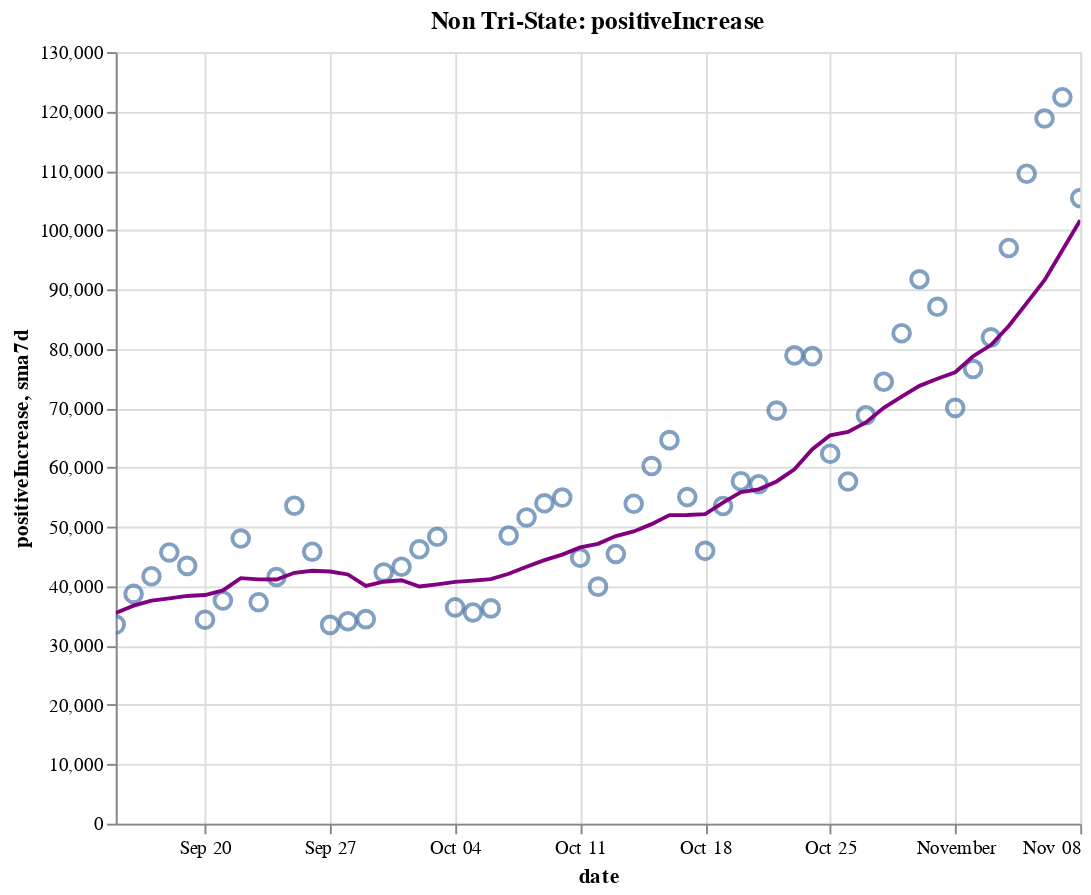

Notebook source saved alongside this figure:
### Code cell
create_plot(non_tristate, 'positiveIncrease')

### Figure 1 — Vega-Lite specification as saved in the notebook (floating-point values rounded to 4 significant figures)
{"config": {"view": {"continuousWidth": 400, "continuousHeight": 300}}, "layer": [{"layer": [{"mark": {"type": "point", "size": 75}, "encoding": {"tooltip": [{"type": "temporal", "field": "date"}, {"type": "quantitative", "field": "positiveIncrease"}, {"type": "quantitative", "field": "sma7d"}], "x": {"type": "temporal", "field": "date"}, "y": {"type": "quantitative", "field": "positiveIncrease"}}, "selection": {"selector014": {"type": "interval", "bind": "scales", "encodings": ["x", "y"]}}}, {"mark": {"type": "line", "color": "purple"}, "encoding": {"x": {"type": "temporal", "field": "date"}, "y": {"type": "quantitative", "field": "sma7d"}}}]}, {"mark": {"type": "rule", "color": "#aaa"}, "encoding": {"x": {"type": "temporal", "field": "date"}}, "transform": [{"filter": {"selection": "selector013"}}]}, {"mark": "circle", "encoding": {"opacity": {"condition": {"value": 1, "selection": "selector013"}, "value": 0}, "tooltip": [{"type": "temporal", "field": "date"}, {"type": "quantitative", "field": "positiveIncrease"}, {"type": "quantitative", "field": "sma7d"}], "x": {"type": "temporal", "field": "date"}, "y": {"type": "quantitative", "field": "positiveIncrease"}}, "selection": {"selector013": {"type": "single", "encodings": ["x"], "on": "mouseover", "nearest": true, "empty": "none"}}}, {"mark": {"type": "text", "align": "left", "dx": 5, "dy": -5, "stroke": "white", "strokeWidth": 2}, "encoding": {"text": {"type": "quantitative", "field": "positiveIncrease"}, "tooltip": [{"type": "temporal", "field": "date"}, {"type": "quantitative", "field": "positiveIncrease"}, {"type": "quantitative", "field": "sma7d"}], "x": {"type": "temporal", "field": "date"}, "y": {"type": "quantitative", "field": "positiveIncrease"}}, "transform": [{"filter": {"selection": "selector013"}}]}, {"mark": {"type": "text", "align": "left", "dx": 5, "dy": -5}, "encoding": {"text": {"type": "quantitative", "field": "positiveIncrease"}, "tooltip": [{"type": "temporal", "field": "date"}, {"type": "quantitative", "field": "positiveIncrease"}, {"type": "quantitative", "field": "sma7d"}], "x": {"type": "temporal", "field": "date"}, "y": {"type": "quantitative", "field": "positiveIncrease"}}, "transform": [{"filter": {"selection": "selector013"}}]}], "data": {"name": "data-11fdbf0c51ed67774931fce946d3f78d"}, "height": 400, "title": "Non Tri-State: positiveIncrease", "width": 500, "$schema": "https://vega.github.io/schema/vega-lite/v4.8.1.json", "datasets": {"data-11fdbf0c51ed67774931fce946d3f78d": [{"date": "2020-09-15T00:00:00", "totalTestResultsIncrease": 705800.0, "positiveIncrease": 33540.0, "death": 141700.0, "deathIncrease": 1011.0, "positiveRate": 0.048, "state": "Non Tri-State", "sma7d": 35500.0}, {"date": "2020-09-16T00:00:00", "totalTestResultsIncrease": 725200.0, "positiveIncrease": 38710.0, "death": 142900.0, "deathIncrease": 1184.0, "positiveRate": 0.053, "state": "Non Tri-State", "sma7d": 36740.0}, {"date": "2020-09-17T00:00:00", "totalTestResultsIncrease": 827900.0, "positiveIncrease": 41690.0, "death": 143700.0, "deathIncrease": 856.0, "positiveRate": 0.05, "state": "Non Tri-State", "sma7d": 37580.0}, {"date": "2020-09-18T00:00:00", "totalTestResultsIncrease": 963400.0, "positiveIncrease": 45700.0, "death": 144600.0, "deathIncrease": 883.0, "positiveRate": 0.047, "state": "Non Tri-State", "sma7d": 37950.0}, {"date": "2020-09-19T00:00:00", "totalTestResultsIncrease": 1065000.0, "positiveIncrease": 43440.0, "death": 145300.0, "deathIncrease": 735.0, "positiveRate": 0.041, "state": "Non Tri-State", "sma7d": 38370.0}, {"date": "2020-09-20T00:00:00", "totalTestResultsIncrease": 817600.0, "positiveIncrease": 34370.0, "death": 145600.0, "deathIncrease": 322.0, "positiveRate": 0.042, "state": "Non Tri-State", "sma7d": 38520.0}, {"date": "2020-09-21T00:00:00", "totalTestResultsIncrease": 670700.0, "positiveIncrease": 37600.0, "death": 145900.0, "deathIncrease": 281.0, "positiveRate": 0.056, "state": "Non Tri-State", "sma7d": 39290.0}, {"date": "2020-09-22T00:00:00", "totalTestResultsIncrease": 710300.0, "positiveIncrease": 48040.0, "death": 146800.0, "deathIncrease": 842.0, "positiveRate": 0.068, "state": "Non Tri-State", "sma7d": 41360.0}, {"date": "2020-09-23T00:00:00", "totalTestResultsIncrease": 904300.0, "positiveIncrease": 37320.0, "death": 147900.0, "deathIncrease": 1145.0, "positiveRate": 0.041, "state": "Non Tri-State", "sma7d": 41170.0}, {"date": "2020-09-24T00:00:00", "totalTestResultsIncrease": 900000.0, "positiveIncrease": 41570.0, "death": 148800.0, "deathIncrease": 908.0, "positiveRate": 0.046, "state": "Non Tri-State", "sma7d": 41150.0}, {"date": "2020-09-25T00:00:00", "totalTestResultsIncrease": 977000.0, "positiveIncrease": 53570.0, "death": 149700.0, "deathIncrease": 829.0, "positiveRate": 0.055, "state": "Non Tri-State", "sma7d": 42270.0}, {"date": "2020-09-26T00:00:00", "totalTestResultsIncrease": 989400.0, "positiveIncrease": 45820.0, "death": 150500.0, "deathIncrease": 859.0, "positiveRate": 0.046, "state": "Non Tri-State", "sma7d": 42610.0}, {"date": "2020-09-27T00:00:00", "totalTestResultsIncrease": 820100.0, "positiveIncrease": 33500.0, "death": 150800.0, "deathIncrease": 295.0, "positiveRate": 0.041, "state": "Non Tri-State", "sma7d": 42490.0}, {"date": "2020-09-28T00:00:00", "totalTestResultsIncrease": 1006000.0, "positiveIncrease": 34100.0, "death": 151100.0, "deathIncrease": 245.0, "positiveRate": 0.034, "state": "Non Tri-State", "sma7d": 41990.0}, {"date": "2020-09-29T00:00:00", "totalTestResultsIncrease": 815000.0, "positiveIncrease": 34460.0, "death": 151800.0, "deathIncrease": 725.0, "positiveRate": 0.042, "state": "Non Tri-State", "sma7d": 40050.0}, {"date": "2020-09-30T00:00:00", "totalTestResultsIncrease": 747700.0, "positiveIncrease": 42330.0, "death": 152800.0, "deathIncrease": 1040.0, "positiveRate": 0.057, "state": "Non Tri-State", "sma7d": 40760.0}, {"date": "2020-10-01T00:00:00", "totalTestResultsIncrease": 878000.0, "positiveIncrease": 43290.0, "death": 153600.0, "deathIncrease": 832.0, "positiveRate": 0.049, "state": "Non Tri-State", "sma7d": 41010.0}, {"date": "2020-10-02T00:00:00", "totalTestResultsIncrease": 991700.0, "positiveIncrease": 46240.0, "death": 154500.0, "deathIncrease": 822.0, "positiveRate": 0.047, "state": "Non Tri-State", "sma7d": 39960.0}, {"date": "2020-10-03T00:00:00", "totalTestResultsIncrease": 964800.0, "positiveIncrease": 48330.0, "death": 155200.0, "deathIncrease": 729.0, "positiveRate": 0.05, "state": "Non Tri-State", "sma7d": 40320.0}, {"date": "2020-10-04T00:00:00", "totalTestResultsIncrease": 857600.0, "positiveIncrease": 36440.0, "death": 155500.0, "deathIncrease": 348.0, "positiveRate": 0.042, "state": "Non Tri-State", "sma7d": 40740.0}, {"date": "2020-10-05T00:00:00", "totalTestResultsIncrease": 839900.0, "positiveIncrease": 35590.0, "death": 155900.0, "deathIncrease": 312.0, "positiveRate": 0.042, "state": "Non Tri-State", "sma7d": 40960.0}, {"date": "2020-10-06T00:00:00", "totalTestResultsIncrease": 792300.0, "positiveIncrease": 36270.0, "death": 156500.0, "deathIncrease": 612.0, "positiveRate": 0.046, "state": "Non Tri-State", "sma7d": 41210.0}, {"date": "2020-10-07T00:00:00", "totalTestResultsIncrease": 834500.0, "positiveIncrease": 48560.0, "death": 157400.0, "deathIncrease": 901.0, "positiveRate": 0.058, "state": "Non Tri-State", "sma7d": 42100.0}, {"date": "2020-10-08T00:00:00", "totalTestResultsIncrease": 915600.0, "positiveIncrease": 51600.0, "death": 158300.0, "deathIncrease": 963.0, "positiveRate": 0.056, "state": "Non Tri-State", "sma7d": 43290.0}, {"date": "2020-10-09T00:00:00", "totalTestResultsIncrease": 1008000.0, "positiveIncrease": 53980.0, "death": 159200.0, "deathIncrease": 880.0, "positiveRate": 0.054, "state": "Non Tri-State", "sma7d": 44400.0}, {"date": "2020-10-10T00:00:00", "totalTestResultsIncrease": 1078000.0, "positiveIncrease": 54940.0, "death": 159900.0, "deathIncrease": 650.0, "positiveRate": 0.051, "state": "Non Tri-State", "sma7d": 45340.0}, {"date": "2020-10-11T00:00:00", "totalTestResultsIncrease": 964200.0, "positiveIncrease": 44810.0, "death": 160300.0, "deathIncrease": 458.0, "positiveRate": 0.046, "state": "Non Tri-State", "sma7d": 46540.0}, {"date": "2020-10-12T00:00:00", "totalTestResultsIncrease": 815000.0, "positiveIncrease": 39940.0, "death": 160600.0, "deathIncrease": 271.0, "positiveRate": 0.049, "state": "Non Tri-State", "sma7d": 47160.0}, {"date": "2020-10-13T00:00:00", "totalTestResultsIncrease": 927400.0, "positiveIncrease": 45450.0, "death": 161300.0, "deathIncrease": 671.0, "positiveRate": 0.049, "state": "Non Tri-State", "sma7d": 48470.0}, {"date": "2020-10-14T00:00:00", "totalTestResultsIncrease": 857000.0, "positiveIncrease": 53900.0, "death": 162100.0, "deathIncrease": 791.0, "positiveRate": 0.063, "state": "Non Tri-State", "sma7d": 49230.0}, {"date": "2020-10-15T00:00:00", "totalTestResultsIncrease": 919700.0, "positiveIncrease": 60250.0, "death": 163000.0, "deathIncrease": 929.0, "positiveRate": 0.066, "state": "Non Tri-State", "sma7d": 50470.0}, {"date": "2020-10-16T00:00:00", "totalTestResultsIncrease": 1030000.0, "positiveIncrease": 64620.0, "death": 163800.0, "deathIncrease": 860.0, "positiveRate": 0.063, "state": "Non Tri-State", "sma7d": 51990.0}, {"date": "2020-10-17T00:00:00", "totalTestResultsIncrease": 1101000.0, "positiveIncrease": 55030.0, "death": 164600.0, "deathIncrease": 769.0, "positiveRate": 0.05, "state": "Non Tri-State", "sma7d": 52000.0}, {"date": "2020-10-18T00:00:00", "totalTestResultsIncrease": 924000.0, "positiveIncrease": 45970.0, "death": 165000.0, "deathIncrease": 379.0, "positiveRate": 0.05, "state": "Non Tri-State", "sma7d": 52170.0}, {"date": "2020-10-19T00:00:00", "totalTestResultsIncrease": 898100.0, "positiveIncrease": 53520.0, "death": 165400.0, "deathIncrease": 426.0, "positiveRate": 0.06, "state": "Non Tri-State", "sma7d": 54110.0}, {"date": "2020-10-20T00:00:00", "totalTestResultsIncrease": 825900.0, "positiveIncrease": 57690.0, "death": 166200.0, "deathIncrease": 801.0, "positiveRate": 0.07, "state": "Non Tri-State", "sma7d": 55850.0}, {"date": "2020-10-21T00:00:00", "totalTestResultsIncrease": 770100.0, "positiveIncrease": 57180.0, "death": 167200.0, "deathIncrease": 991.0, "positiveRate": 0.074, "state": "Non Tri-State", "sma7d": 56320.0}, {"date": "2020-10-22T00:00:00", "totalTestResultsIncrease": 1028000.0, "positiveIncrease": 69600.0, "death": 168300.0, "deathIncrease": 1108.0, "positiveRate": 0.068, "state": "Non Tri-State", "sma7d": 57660.0}, {"date": "2020-10-23T00:00:00", "totalTestResultsIncrease": 1173000.0, "positiveIncrease": 78900.0, "death": 169200.0, "deathIncrease": 888.0, "positiveRate": 0.067, "state": "Non Tri-State", "sma7d": 59700.0}, {"date": "2020-10-24T00:00:00", "totalTestResultsIncrease": 1162000.0, "positiveIncrease": 78780.0, "death": 170100.0, "deathIncrease": 869.0, "positiveRate": 0.068, "state": "Non Tri-State", "sma7d": 63090.0}, {"date": "2020-10-25T00:00:00", "totalTestResultsIncrease": 1025000.0, "positiveIncrease": 62330.0, "death": 170400.0, "deathIncrease": 361.0, "positiveRate": 0.061, "state": "Non Tri-State", "sma7d": 65430.0}, {"date": "2020-10-26T00:00:00", "totalTestResultsIncrease": 957700.0, "positiveIncrease": 57650.0, "death": 170800.0, "deathIncrease": 358.0, "positiveRate": 0.06, "state": "Non Tri-State", "sma7d": 66020.0}, {"date": "2020-10-27T00:00:00", "totalTestResultsIncrease": 926400.0, "positiveIncrease": 68820.0, "death": 171700.0, "deathIncrease": 895.0, "positiveRate": 0.074, "state": "Non Tri-State", "sma7d": 67610.0}, {"date": "2020-10-28T00:00:00", "totalTestResultsIncrease": 902800.0, "positiveIncrease": 74450.0, "death": 172700.0, "deathIncrease": 983.0, "positiveRate": 0.082, "state": "Non Tri-State", "sma7d": 70070.0}, {"date": "2020-10-29T00:00:00", "totalTestResultsIncrease": 1085000.0, "positiveIncrease": 82620.0, "death": 173700.0, "deathIncrease": 1017.0, "positiveRate": 0.076, "state": "Non Tri-State", "sma7d": 71940.0}, {"date": "2020-10-30T00:00:00", "totalTestResultsIncrease": 1182000.0, "positiveIncrease": 91720.0, "death": 174600.0, "deathIncrease": 907.0, "positiveRate": 0.078, "state": "Non Tri-State", "sma7d": 73770.0}, {"date": "2020-10-31T00:00:00", "totalTestResultsIncrease": 1155000.0, "positiveIncrease": 87080.0, "death": 175500.0, "deathIncrease": 949.0, "positiveRate": 0.075, "state": "Non Tri-State", "sma7d": 74950.0}, {"date": "2020-11-01T00:00:00", "totalTestResultsIncrease": 988900.0, "positiveIncrease": 70050.0, "death": 175900.0, "deathIncrease": 370.0, "positiveRate": 0.071, "state": "Non Tri-State", "sma7d": 76060.0}, {"date": "2020-11-02T00:00:00", "totalTestResultsIncrease": 1089000.0, "positiveIncrease": 76600.0, "death": 176400.0, "deathIncrease": 448.0, "positiveRate": 0.07, "state": "Non Tri-State", "sma7d": 78760.0}, {"date": "2020-11-03T00:00:00", "totalTestResultsIncrease": 953100.0, "positiveIncrease": 81930.0, "death": 177900.0, "deathIncrease": 1496.0, "positiveRate": 0.086, "state": "Non Tri-State", "sma7d": 80640.0}, {"date": "2020-11-04T00:00:00", "totalTestResultsIncrease": 1037000.0, "positiveIncrease": 96990.0, "death": 178900.0, "deathIncrease": 1067.0, "positiveRate": 0.094, "state": "Non Tri-State", "sma7d": 83860.0}, {"date": "2020-11-05T00:00:00", "totalTestResultsIncrease": 1296000.0, "positiveIncrease": 109500.0, "death": 180000.0, "deathIncrease": 1077.0, "positiveRate": 0.085, "state": "Non Tri-State", "sma7d": 87700.0}, {"date": "2020-11-06T00:00:00", "totalTestResultsIncrease": 1326000.0, "positiveIncrease": 118800.0, "death": 181100.0, "deathIncrease": 1140.0, "positiveRate": 0.09, "state": "Non Tri-State", "sma7d": 91570.0}, {"date": "2020-11-07T00:00:00", "totalTestResultsIncrease": 1143000.0, "positiveIncrease": 122400.0, "death": 182200.0, "deathIncrease": 1077.0, "positiveRate": 0.107, "state": "Non Tri-State", "sma7d": 96610.0}, {"date": "2020-11-08T00:00:00", "totalTestResultsIncrease": 1112000.0, "positiveIncrease": 105400.0, "death": 182700.0, "deathIncrease": 464.0, "positiveRate": 0.095, "state": "Non Tri-State", "sma7d": 101700.0}]}}
